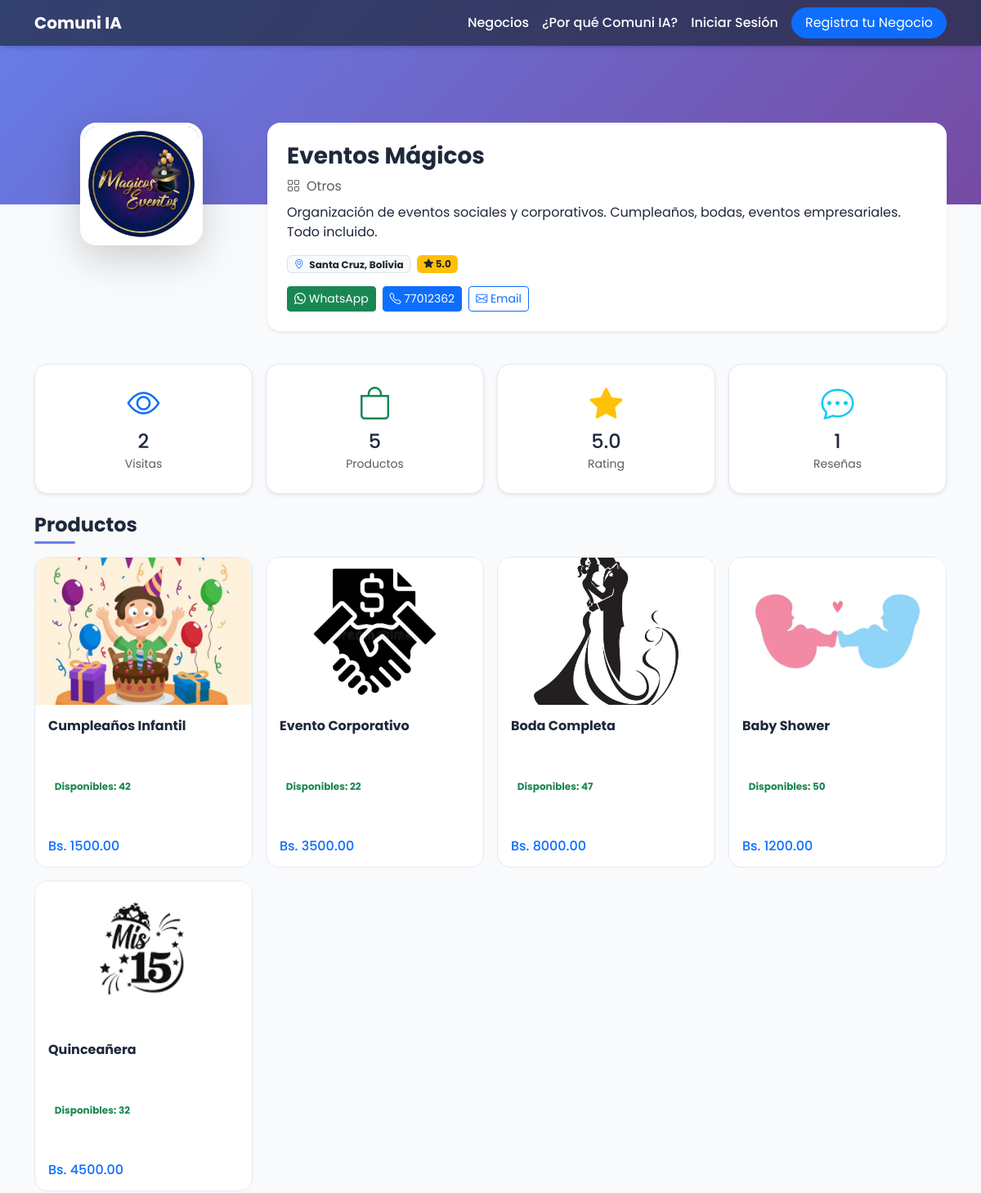
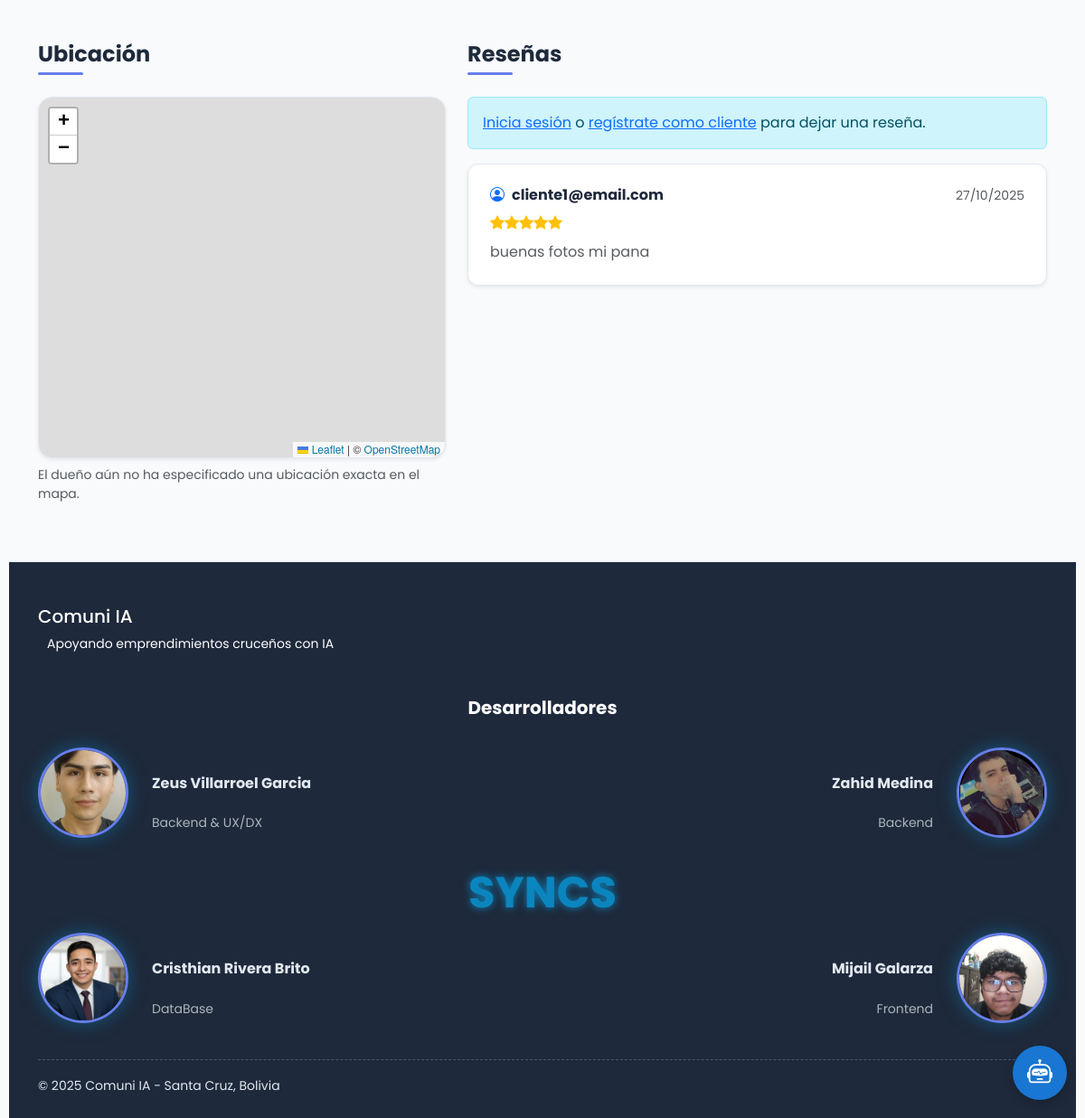
The app's page /profile/18 with its own data (2 pictures, top to bottom).
### app.py (models this page shows)
class Business(db.Model):
    __tablename__ = 'businesses'
    id = db.Column(db.Integer, primary_key=True)
    name = db.Column(db.String(160), nullable=False)
    description = db.Column(db.Text, nullable=False)
    logo = db.Column(db.String(500), nullable=True)  # Ruta relativa a static/uploads
    location = db.Column(db.String(160), nullable=False, default="Santa Cruz, Bolivia")
    category = db.Column(db.String(100), nullable=False, default="Servicios")
    phone = db.Column(db.String(20), nullable=True)
    nit = db.Column(db.String(20), nullable=True)  # NUEVO CAMPO
    latitude = db.Column(db.Float, nullable=True)
    longitude = db.Column(db.Float, nullable=True)
    email = db.Column(db.String(120), nullable=True)
    whatsapp = db.Column(db.String(20), nullable=True)
    reviews = db.relationship('Review', backref='business', lazy=True, cascade="all, delete-orphan")
    products = db.relationship('Product', backref='business', lazy=True, cascade="all, delete-orphan")
    favorited_by = db.relationship('User', secondary=favorites, lazy='subquery', backref=db.backref('favorite_businesses', lazy=True))
    viewed_by = db.relationship('User', secondary=business_views, lazy='subquery', backref=db.backref('viewed_businesses', lazy=True))
    is_active = db.Column(db.Boolean, default=True, nullable=False)

class Product(db.Model):
    __tablename__ = 'products'
    id = db.Column(db.Integer, primary_key=True)
    business_id = db.Column(db.Integer, db.ForeignKey('businesses.id'), nullable=False)
    name = db.Column(db.String(160), nullable=False)
    description = db.Column(db.Text, nullable=True)  # Descripción detallada del producto
    price = db.Column(db.Float, nullable=False)
    stock = db.Column(db.Integer, nullable=False, default=0) # NUEVO CAMPO
    image_url = db.Column(db.String(500), nullable=True)  # Ruta relativa a static/uploads

class Review(db.Model):
    __tablename__ = 'reviews'
    id = db.Column(db.Integer, primary_key=True)
    business_id = db.Column(db.Integer, db.ForeignKey('businesses.id'), nullable=False)
    author = db.Column(db.String(120), nullable=False)
    rating = db.Column(db.Integer, nullable=False)
    comment = db.Column(db.Text, nullable=False)
    created_at = db.Column(db.DateTime, default=db.func.now())
    def to_dict(self):
        return {
            'id': self.id,
            'author': self.author,
            'rating': self.rating,
            'comment': self.comment,
            'created_at': self.created_at.strftime('%d/%m/%Y') if self.created_at else None
        }

### app.py (the view, shortened to what this page needs)
@app.route('/profile/<int:id>', strict_slashes=False)
def profile(id):
    business = Business.query.get_or_404(id)
    products = Product.query.filter_by(business_id=id).all()
    reviews_query = Review.query.filter_by(business_id=id).order_by(Review.created_at.desc()).all()
    avg_rating = db.session.query(db.func.avg(Review.rating)).filter_by(business_id=id).scalar() or 0
    is_owner = False
    is_favorited = False
    reservations_for_owner = []
    if 'user_id' in session and User.query.get(session['user_id']) and User.query.get(session['user_id']).business_id == id:
        is_owner = True
        reservations_for_owner = db.session.query(Reservation).join(Product).filter(Product.business_id == id).order_by(Reservation.created_at.desc()).all()
    view_count = len(business.viewed_by)
    return render_template('profile.html', business=business, products=products,
                         reviews=[r.to_dict() for r in reviews_query],
                         avg_rating=round(avg_rating, 1), view_count=view_count,
                         is_owner=is_owner, reservations=reservations_for_owner,
                         is_favorited=is_favorited)

### templates/profile.html (shortened to what this page needs)
{% extends "layout.html" %}
{% block head_extra %}
  <link rel="stylesheet" href="https://unpkg.com/leaflet@1.9.4/dist/leaflet.css"/>
{% endblock %}
{% block content %}
<div data-business-id="{{ business.id }}" data-is-owner="{{ 'true' if is_owner else 'false' }}" data-latitude="{{ business.latitude or '' }}" data-longitude="{{ business.longitude or '' }}">
<div class="profile-banner" style="background-image: linear-gradient(135deg, #667eea 0%, #764ba2 100%);"></div>
<div class="container pb-5">
  <div class="profile-header">
    <div class="row">
      <div class="col-md-3 text-center mb-3 position-relative">
        {% if business.logo %}
        <img src="{{ url_for('static', filename='uploads/' + business.logo) }}" class="profile-avatar shadow-lg mx-auto">
        {% else %}
        <div class="profile-avatar shadow-lg mx-auto d-flex align-items-center justify-content-center bg-light">
          <i class="bi bi-shop display-4 text-muted"></i>
        </div>
        {% endif %}
      </div>
      <div class="col-md-9">
        <div class="bg-white rounded-4 shadow-sm p-4 h-100">
          <div class="d-flex justify-content-between align-items-start">
            <div>
              <h1 class="h3 fw-bold mb-2">{{ business.name }}</h1>
            </div>
          </div>
          <p class="text-muted mb-2"><i class="bi bi-grid me-2"></i>{{ business.category }}</p>
          <p class="mb-3">{{ business.description }}</p>
          <div class="d-flex gap-2 flex-wrap mb-3">
            <span class="badge bg-light text-dark border"><i class="bi bi-geo-alt text-primary me-1"></i> {{ business.location }}</span>
            <span class="badge bg-warning text-dark"><i class="bi bi-star-fill"></i> {{ avg_rating if avg_rating > 0 else 'Nuevo' }}</span>
          </div>
          <div class="d-flex gap-2 flex-wrap">
            {% if business.whatsapp %}
            <a href="https://wa.me/{{ business.whatsapp }}" target="_blank" class="btn btn-success btn-sm">
              <i class="bi bi-whatsapp"></i> WhatsApp
            </a>
            {% endif %}
            {% if business.phone %}
            <a href="tel:{{ business.phone }}" class="btn btn-primary btn-sm">
              <i class="bi bi-telephone"></i> {{ business.phone }}
            </a>
            {% endif %}
            {% if business.email %}
            <a href="mailto:{{ business.email }}" class="btn btn-outline-primary btn-sm">
              <i class="bi bi-envelope"></i> Email
            </a>
            {% endif %}
          </div>
        </div>
      </div>
    </div>
  </div>
  <div class="row g-3 my-4">
    <div class="col-md-3 col-6">
      <div class="stats-box shadow-sm">
        <i class="bi bi-eye display-6 text-primary"></i>
        <h4 class="mt-2 mb-0">{{ view_count }}</h4>
        <small class="text-muted">Visitas</small>
      </div>
    </div>
    <div class="col-md-3 col-6">
      <div class="stats-box shadow-sm">
        <i class="bi bi-bag display-6 text-success"></i>
        <h4 class="mt-2 mb-0">{{ products|length }}</h4>
        <small class="text-muted">Productos</small>
      </div>
    </div>
    <div class="col-md-3 col-6">
      <div class="stats-box shadow-sm">
        <i class="bi bi-star-fill display-6 text-warning"></i>
        <h4 class="mt-2 mb-0">{{ avg_rating if avg_rating > 0 else 'N/A' }}</h4>
        <small class="text-muted">Rating</small>
      </div>
    </div>
    <div class="col-md-3 col-6">
      <div class="stats-box shadow-sm">
        <i class="bi bi-chat-dots display-6 text-info"></i>
        <h4 class="mt-2 mb-0">{{ reviews|length }}</h4>
        <small class="text-muted">Reseñas</small>
      </div>
    </div>
  </div>
  <section class="mb-5">
    <div class="d-flex justify-content-between align-items-center mb-3">
      <h2 class="section-title mb-0">Productos</h2>
    </div>
    <div id="products-list" class="row g-3">
      {% if products %}
        {% for product in products %}
        <div class="col-lg-3 col-md-4 col-sm-6 col-12">
          <div class="product-card-new" data-product-id="{{ product.id }}">
            <div class="product-card-inner">
              <div class="product-card-front">
                {% if product.image_url %}
                <img src="{{ url_for('static', filename='uploads/' + product.image_url) }}" class="product-img-new">
                {% else %}
                <div class="product-img-new bg-light d-flex align-items-center justify-content-center">
                  <i class="bi bi-image display-4 text-muted"></i>
                </div>
                {% endif %}
                <div class="p-3">
                  <h6 class="fw-bold mb-2">{{ product.name }}</h6>
                  <div class="mb-2">
                    <span class="badge {{ 'bg-success-soft text-success' if product.stock > 0 else 'bg-danger-soft text-danger' }}">
                      {{ 'Disponibles: ' + product.stock|string if product.stock > 0 else 'Agotado' }}
                    </span>
                  </div>
                  <div class="d-flex justify-content-between align-items-center">
                    <span class="h6 text-primary mb-0">Bs. {{ "%.2f"|format(product.price) }}</span>
                  </div>
                </div>
              </div>
              <div class="product-card-back">
                <div class="d-flex justify-content-between align-items-start mb-3">
                  <h6 class="fw-bold mb-0">{{ product.name }}</h6>
                  <button class="btn btn-sm btn-outline-secondary flip-back-button" title="Volver">
                  </button>
                </div>
                <div class="product-description small">
                  {% if product.description %}
                  <p class="mb-3">{{ product.description }}</p>
                  {% else %}
                  <p class="text-muted">Sin descripción disponible</p>
                  {% endif %}
                </div>
                <div class="mb-3">
                  <span class="badge {{ 'bg-success-soft text-success' if product.stock > 0 else 'bg-danger-soft text-danger' }}">
                  </span>
                </div>
                <div class="mt-auto">
                  <div class="d-flex justify-content-between align-items-center">
                    <span class="h6 text-primary mb-0">Bs. {{ "%.2f"|format(product.price) }}</span>
                  </div>
                </div>
              </div>
            </div>
          </div>
        </div>
        {% endfor %}
      {% endif %}
    </div>
  </section>
  <section class="mt-5">
    <div class="row g-4">
      <div class="col-lg-5">
        <h2 class="section-title">Ubicación</h2>
        <div id="profileMap" class="map-container shadow-sm"></div>
        {% if not business.latitude or not business.longitude %}
        <p class="text-muted mt-2 small">El dueño aún no ha especificado una ubicación exacta en el mapa.</p>
        {% endif %}
      </div>
      <div class="col-lg-7">
        <h2 class="section-title">Reseñas</h2>
        {% if session.user_id and not is_owner %}
        <div class="card shadow-sm mb-4">
          <div class="card-body p-4">
            <h5 class="card-title">Deja tu opinión</h5>
            <form id="reviewForm">
              <div class="mb-3">
                <label class="form-label">Calificación</label>
                <div id="ratingStars" class="text-warning" style="cursor: pointer; font-size: 1.5rem;">
                  <i class="bi bi-star" data-value="1"></i>
                  <i class="bi bi-star" data-value="2"></i>
                  <i class="bi bi-star" data-value="3"></i>
                  <i class="bi bi-star" data-value="4"></i>
                  <i class="bi bi-star" data-value="5"></i>
                </div>
                <input type="hidden" name="rating" id="ratingInput" required>
              </div>
              <div class="mb-3">
                <label for="comment" class="form-label">Comentario</label>
                <textarea class="form-control" id="comment" name="comment" rows="3" required></textarea>
              </div>
              <button type="submit" class="btn btn-primary">Enviar Reseña</button>
            </form>
          </div>
        </div>
        {% elif not session.user_id %}
        <div class="alert alert-info">
          <a href="{{ url_for('login', next=request.url) }}">Inicia sesión</a> o
          <a href="{{ url_for('register_client') }}">regístrate como cliente</a> para dejar una reseña.
        </div>
        {% endif %}
        <div id="reviews-list">
          {% if reviews %}
            {% for review in reviews %}
            <div class="review-box shadow-sm mb-3">
              <div class="d-flex justify-content-between mb-2">
                <h6 class="fw-bold mb-0"><i class="bi bi-person-circle text-primary me-2"></i>{{ review.author }}</h6>
                <small class="text-muted">{{ review.created_at }}</small>
              </div>
              <div class="text-warning mb-2">
                {% for i in range(review.rating) %}<i class="bi bi-star-fill"></i>{% endfor %}
              </div>
              <p class="text-muted mb-0">{{ review.comment }}</p>
            </div>
            {% endfor %}
          {% else %}
          <div class="col-12 text-center py-5">
            <i class="bi bi-star display-1 text-muted"></i>
            <h5 class="mt-3">Sin reseñas</h5>
            <p class="text-muted">Sé el primero en dejar una reseña.</p>
          </div>
          {% endif %}
        </div>
      </div>
    </div>
  </section>
</div>
</div>
{% endblock %}

### static/css/styles.css (style rules this page uses)
:root { --primary-color: #667eea; --secondary-color: #764ba2; --text-dark: #1e293b; --text-light: #64748b; --bg-light: #f8fafc; --white: #ffffff; --border-color: #e2e8f0; --shadow: 0 4px 6px -1px rgba(0, 0, 0, 0.1), 0 2px 4px -2px rgba(0, 0, 0, 0.1); --shadow-lg: 0 10px 15px -3px rgba(0, 0, 0, 0.1), 0 4px 6px -4px rgba(0, 0, 0, 0.1); }
body { font-family: 'Poppins', sans-serif; background-color: var(--bg-light); color: var(--text-dark); }
.profile-banner { height: 250px; position: relative; }
.profile-header { margin-top: -100px; position: relative; z-index: 10; }
.profile-avatar { width: 150px; height: 150px; border-radius: 20px; border: 5px solid var(--white); object-fit: cover; background: var(--white); }
.stats-box { background: var(--white); border: 1px solid var(--border-color); border-radius: 16px; padding: 1.5rem; text-align: center; transition: transform 0.3s ease, box-shadow 0.3s ease; }
.section-title { font-size: 1.5rem; font-weight: 700; color: var(--text-dark); margin-bottom: 1.5rem; position: relative; padding-bottom: 0.5rem; }
.section-title::after { content: ''; position: absolute; bottom: 0; left: 0; width: 50px; height: 3px; background: var(--primary-color); border-radius: 2px; }
.product-card-new { border-radius: 16px; position: relative; height: 380px; perspective: 1000px; cursor: pointer; }
.product-card-inner { position: relative; width: 100%; height: 100%; transition: transform 0.8s; transform-style: preserve-3d; }
.product-card-front, .product-card-back { position: absolute; width: 100%; height: 100%; -webkit-backface-visibility: hidden; backface-visibility: hidden; border-radius: 16px; border: 1px solid var(--border-color); background: var(--white); overflow: hidden; display: flex; flex-direction: column; }
.product-card-back { transform: rotateY(180deg); padding: 1.25rem; }
.product-img-new { height: 180px; object-fit: cover; width: 100%; }
.product-card-front .p-3 { flex-grow: 1; display: flex; flex-direction: column; justify-content: space-between; }
.product-description { flex-grow: 1; overflow-y: auto; margin: 1rem 0; }
.review-box { border-left: 4px solid var(--primary-color); border-radius: 12px; padding: 1.5rem; background: var(--white); border: 1px solid var(--border-color); transition: all 0.3s ease; }
.map-container { height: 400px; border-radius: 16px; z-index: 1; border: 1px solid var(--border-color); }

### static/css/custom-driver.css (style rules this page uses)
:root { --driver-popover-bg: #ffffff; --driver-popover-title-color: #1e293b; --driver-popover-description-color: #64748b; --driver-button-bg: #667eea; --driver-button-hover-bg: #764ba2; --driver-button-text-color: #ffffff; --driver-overlay-bg: rgba(30, 41, 59, 0.7); }

### records on screen
Business: logo (picture), name "Eventos Mágicos", category "Otros", description "Organización de eventos sociales y corporativos. Cumpleaños, bodas, eventos empresariales. Todo incluido.", location "Santa Cruz, Bolivia", phone "77012362"
Product: image_url (picture), name "Cumpleaños Infantil", stock "Disponibles: 42", price "1500.00"
Product: image_url (picture), name "Evento Corporativo", stock "Disponibles: 22", price "3500.00"
Product: image_url (picture), name "Boda Completa", stock "Disponibles: 47", price "8000.00"
Product: image_url (picture), name "Baby Shower", stock "Disponibles: 50", price "1200.00"
Product: image_url (picture), name "Quinceañera", stock "Disponibles: 32", price "4500.00"
Review: author "cliente1@email.com", created_at "27/10/2025", comment "buenas fotos mi pana"

### other values on screen
{{ avg_rating if avg_rating > 0 else 'Nuevo' }} "5.0"
{{ view_count }} "2"
{{ products|length }} "5"
{{ avg_rating if avg_rating > 0 else 'N/A' }} "5.0"
{{ reviews|length }} "1"
